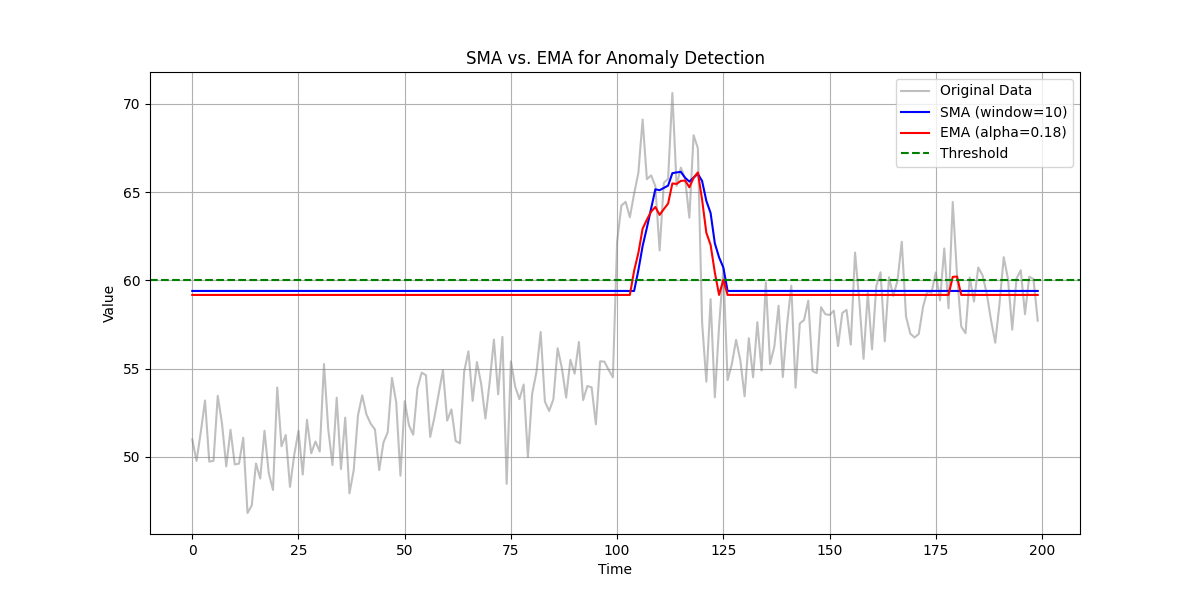

The Python source for this figure:
import numpy as np
import matplotlib.pyplot as plt
from solution1_sliding_window_moving_avg import SlidingWindowAnomalyDetector
from solution2_exponential_moving_avg import EMAAnomalyDetector

# Generate a sample dataset
np.random.seed(42)
data = np.linspace(50, 60, 200) + np.random.normal(0, 2, 200)
data[100:120] += 10  # Anomaly

# Parameters
window_size = 10
alpha = 2 / (window_size + 1)
threshold = 60

# Calculate SMA
sma_detector = SlidingWindowAnomalyDetector(window_size=window_size, threshold=threshold)
sma_values = [sma_detector.add(value) and sma_detector.running_sum / len(sma_detector.buffer) for value in data]
# a bit of a hack to get the sma values
for i in range(len(sma_values)):
    if sma_values[i] == False:
        sma_values[i] = sma_detector.running_sum / len(sma_detector.buffer)
        
# Calculate EMA
ema_detector = EMAAnomalyDetector(alpha=alpha, threshold=threshold)
ema_values = [ema_detector.add(value) and ema_detector.ema for value in data]
for i in range(len(ema_values)):
    if ema_values[i] == False:
        ema_values[i] = ema_detector.ema


# Plot the results
plt.figure(figsize=(12, 6))
plt.plot(data, label='Original Data', color='gray', alpha=0.5)
plt.plot(sma_values, label=f'SMA (window={window_size})', color='blue')
plt.plot(ema_values, label=f'EMA (alpha={alpha:.2f})', color='red')
plt.axhline(y=threshold, color='green', linestyle='--', label='Threshold')
plt.title('SMA vs. EMA for Anomaly Detection')
plt.xlabel('Time')
plt.ylabel('Value')
plt.legend()
plt.grid(True)

# Save the plot
plt.savefig('ema_vs_sma_comparison.png')

print("Generated ema_vs_sma_comparison.png")
